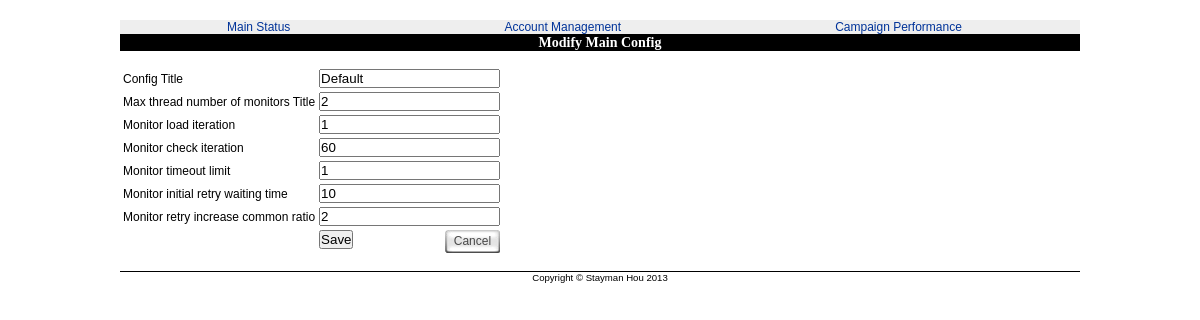
Page /TwitterAdPhpAdmin/public_files/MainConf.php?method=get on the committed database.
### tables this page shows
CREATE TABLE MAINCONF (
	PK INT NOT NULL AUTO_INCREMENT PRIMARY KEY,
        CONF_TITLE VARCHAR(20) NOT NULL,
        MAX_MONITOR_THREAD INT(3) NOT NULL,
        MON_LOAD_ITERATION INT(3) NOT NULL,
        MON_CHECK_ITERATION INT(4) NOT NULL,
        MON_TIMEOUT_LIMIT INT(2) NOT NULL,
        MON_INIT_RETRY_WAITING_TIME INT(3) NOT NULL,
        MON_INIT_RETRY_COMMON_RATIO INT(2) NOT NULL
);

### TwitterAdPhpAdmin/model/MainConf.php (called while the page is built, shortened)
<?php
class MainConf
{
    private $PK;
    private $fields;
    public function __construct()
    {
        $this->PK = null;
        $this->fields = array('CONF_TITLE' => '',
                              'MAX_MONITOR_THREAD' => 0,
                              'MON_LOAD_ITERATION' => 0,
                              'MON_CHECK_ITERATION' => 0,
                              'MON_TIMEOUT_LIMIT' => 0,
                              'MON_INIT_RETRY_WAITING_TIME' => 0,
                              'MON_INIT_RETRY_COMMON_RATIO' => 0);
    }
    public function __get($field)
    {
        if ($field == 'PK')
        {
            return $this->PK;
        }
        else
        {
            return $this->fields[$field];
        }
    }
    public function __set($field, $value)
    {
        if (array_key_exists($field, $this->fields))
        {
            $this->fields[$field] = $value;
        }
    }
    public static function get()
    {
        $mc = new MainConf();
        $query = 'SELECT `CONF_TITLE`, `MAX_MONITOR_THREAD`, `MON_LOAD_ITERATION`, `MON_CHECK_ITERATION`, `MON_TIMEOUT_LIMIT`, `MON_INIT_RETRY_WAITING_TIME`, `MON_INIT_RETRY_COMMON_RATIO` FROM `MAINCONF` WHERE `PK`=1';
        $result = mysql_query($query, $GLOBALS['DB']);
        if (mysql_num_rows($result))
        {
            $row = mysql_fetch_assoc($result);
            $mc->CONF_TITLE = $row['CONF_TITLE'];
            $mc->MAX_MONITOR_THREAD = $row['MAX_MONITOR_THREAD'];
            $mc->MON_LOAD_ITERATION = $row['MON_LOAD_ITERATION'];
            $mc->MON_CHECK_ITERATION = $row['MON_CHECK_ITERATION'];
            $mc->MON_TIMEOUT_LIMIT = $row['MON_TIMEOUT_LIMIT'];
            $mc->MON_INIT_RETRY_WAITING_TIME = $row['MON_INIT_RETRY_WAITING_TIME'];
            $mc->MON_INIT_RETRY_COMMON_RATIO = $row['MON_INIT_RETRY_COMMON_RATIO'];
            $mc->PK = 1;
        }
        return $mc;
    }
}
?>

### TwitterAdPhpAdmin/view/template-MainConf.php (the view, shortened to what this page needs)
<form method="post"
 action="MainConf.php?method=save">
 <table>
  <tr>
   <td title="The title of the configuration. There's no meaning so far."><label for="CONF_TITLE">Config Title</label></td>
   <td><input type="text" name="CONF_TITLE" id="CONF_TITLE"
    value="<?php echo $GLOBALS['TEMPLATE']['Content']['MainConf']->CONF_TITLE;?>"/></td>
  </tr>
  <tr>
   <td title="If you set a larger value, the program will be more fast, but it will also comsume more system resources. Vice versa."><label for="MAX_MONITOR_THREAD">Max thread number of monitors Title</label></td>
   <td><input type="text" name="MAX_MONITOR_THREAD" id="MAX_MONITOR_THREAD"
    value="<?php echo $GLOBALS['TEMPLATE']['Content']['MainConf']->MAX_MONITOR_THREAD;?>"/></td>
  </tr>
  <tr>
   <td title="The minimum iteration between each request to the Twitter server."><label for="MON_LOAD_ITERATION">Monitor load iteration</label></td>
   <td><input type="text" name="MON_LOAD_ITERATION" id="MON_LOAD_ITERATION"
    value="<?php echo $GLOBALS['TEMPLATE']['Content']['MainConf']->MON_LOAD_ITERATION;?>"/></td>
  </tr>
  <tr>
   <td><label for="MON_CHECK_ITERATION">Monitor check iteration</label></td>
   <td><input type="text" name="MON_CHECK_ITERATION" id="MON_CHECK_ITERATION"
    value="<?php echo $GLOBALS['TEMPLATE']['Content']['MainConf']->MON_CHECK_ITERATION;?>"/></td>
  </tr>
  <tr>
   <td><label for="MON_TIMEOUT_LIMIT">Monitor timeout limit</label></td>
   <td><input type="text" name="MON_TIMEOUT_LIMIT" id="MON_TIMEOUT_LIMIT"
    value="<?php echo $GLOBALS['TEMPLATE']['Content']['MainConf']->MON_TIMEOUT_LIMIT;?>"/></td>
  </tr>
  <tr>
   <td><label for="MON_INIT_RETRY_WAITING_TIME">Monitor initial retry waiting time</label></td>
   <td><input type="text" name="MON_INIT_RETRY_WAITING_TIME" id="MON_INIT_RETRY_WAITING_TIME"
    value="<?php echo $GLOBALS['TEMPLATE']['Content']['MainConf']->MON_INIT_RETRY_WAITING_TIME;?>"/></td>
  </tr>
  <tr>
   <td><label for="MON_INIT_RETRY_COMMON_RATIO">Monitor retry increase common ratio</label></td>
   <td><input type="text" name="MON_INIT_RETRY_COMMON_RATIO" id="MON_INIT_RETRY_COMMON_RATIO"
    value="<?php echo $GLOBALS['TEMPLATE']['Content']['MainConf']->MON_INIT_RETRY_COMMON_RATIO;?>"/></td>
  </tr>
   <td> </td>
   <td>
    <input type="submit" style="float: left;" value="Save" onclick="return myconfirm('Are you sure you want to save the changes?');"/>
    <div class="abuttonwrapper" style="float: right; width: auto;"><a class="abutton" href="mainstatus.php" onclick="return myconfirm('Are you sure you want to cancel the changes?');"><span>Cancel</span></a></div>
   </td>
   <td><input type="hidden" name="submitted" value="1"/></td>
 </table>
</form>

### TwitterAdPhpAdmin/public_files/css/styles.css (style rules this page uses)
body { margin:0; padding:0; font-family:Arial, Helvetica, sans-serif; font-size:12px; }
a { color:#000; text-decoration:none; cursor:pointer; }
input, select { margin:0; padding:0; font-size:; }
form { margin:0; padding:0; }
body { font-family: Arial, Sans, sans-serif; text-align: center; }
a { color: #039; }
table { margin: 5px 0; }
a.abutton { background: transparent url('../media/square-gray-left.gif') no-repeat top left; display: block; float: left; font: normal 12px Arial; line-height: 15px; height: 23px; padding-left: 9px; text-decoration: none; }
a:link.abutton, a:visited.abutton, a:active.abutton { color: #494949; }
a.abutton span { background: transparent url('../media/square-gray-right.gif') no-repeat top right; display: block; padding: 4px 9px 4px 0; }
.abuttonwrapper { overflow: hidden; width: 100%; }

### rows in the picture
mainconf: CONF_TITLE "Default", MAX_MONITOR_THREAD "2", MON_LOAD_ITERATION "1", MON_CHECK_ITERATION "60", MON_TIMEOUT_LIMIT "1", MON_INIT_RETRY_WAITING_TIME "10", MON_INIT_RETRY_COMMON_RATIO "2"

### other values in the picture
$GLOBALS['TEMPLATE']['title'] "Modify Main Config"
